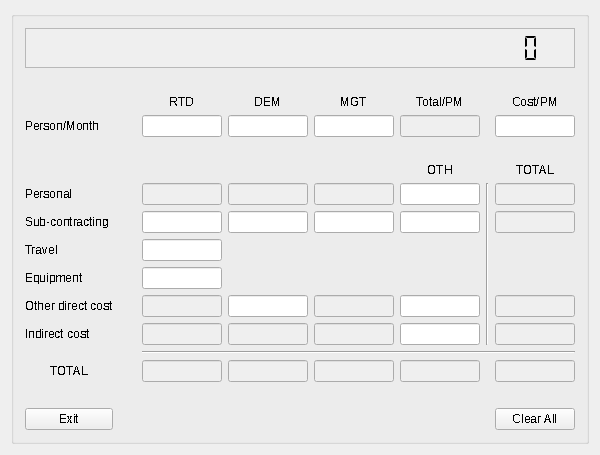
<?xml version="1.0" encoding="UTF-8"?>
<ui version="4.0">
 <class>MainWindow</class>
 <widget class="QMainWindow" name="MainWindow">
  <property name="windowModality">
   <enum>Qt::WindowModal</enum>
  </property>
  <property name="enabled">
   <bool>true</bool>
  </property>
  <property name="geometry">
   <rect>
    <x>0</x>
    <y>0</y>
    <width>600</width>
    <height>455</height>
   </rect>
  </property>
  <property name="sizePolicy">
   <sizepolicy hsizetype="Fixed" vsizetype="Fixed">
    <horstretch>0</horstretch>
    <verstretch>0</verstretch>
   </sizepolicy>
  </property>
  <property name="minimumSize">
   <size>
    <width>600</width>
    <height>430</height>
   </size>
  </property>
  <property name="maximumSize">
   <size>
    <width>600</width>
    <height>455</height>
   </size>
  </property>
  <property name="baseSize">
   <size>
    <width>0</width>
    <height>0</height>
   </size>
  </property>
  <property name="font">
   <font>
    <weight>50</weight>
    <italic>false</italic>
    <bold>false</bold>
    <underline>false</underline>
    <strikeout>false</strikeout>
    <kerning>true</kerning>
   </font>
  </property>
  <property name="windowTitle">
   <string>MainWindow</string>
  </property>
  <property name="tabShape">
   <enum>QTabWidget::Triangular</enum>
  </property>
  <property name="dockNestingEnabled">
   <bool>false</bool>
  </property>
  <property name="dockOptions">
   <set>QMainWindow::AllowTabbedDocks|QMainWindow::AnimatedDocks</set>
  </property>
  <property name="unifiedTitleAndToolBarOnMac">
   <bool>false</bool>
  </property>
  <widget class="QWidget" name="centralWidget">
   <layout class="QGridLayout" name="gridLayout_5">
    <item row="1" column="0">
     <widget class="QGroupBox" name="groupBox_2">
      <property name="sizePolicy">
       <sizepolicy hsizetype="Minimum" vsizetype="Minimum">
        <horstretch>0</horstretch>
        <verstretch>0</verstretch>
       </sizepolicy>
      </property>
      <property name="font">
       <font>
        <stylestrategy>NoAntialias</stylestrategy>
       </font>
      </property>
      <property name="autoFillBackground">
       <bool>true</bool>
      </property>
      <property name="title">
       <string/>
      </property>
      <layout class="QGridLayout" name="gridLayout">
       <item row="10" column="6" rowspan="6">
        <widget class="Line" name="line_2">
         <property name="orientation">
          <enum>Qt::Vertical</enum>
         </property>
        </widget>
       </item>
       <item row="4" column="7">
        <widget class="QLabel" name="label_26">
         <property name="sizePolicy">
          <sizepolicy hsizetype="Fixed" vsizetype="Fixed">
           <horstretch>0</horstretch>
           <verstretch>0</verstretch>
          </sizepolicy>
         </property>
         <property name="maximumSize">
          <size>
           <width>80</width>
           <height>16777215</height>
          </size>
         </property>
         <property name="frameShape">
          <enum>QFrame::NoFrame</enum>
         </property>
         <property name="text">
          <string>Cost/PM</string>
         </property>
         <property name="alignment">
          <set>Qt::AlignCenter</set>
         </property>
        </widget>
       </item>
       <item row="2" column="0" colspan="8">
        <widget class="QLCDNumber" name="fund_lcdn">
         <property name="sizePolicy">
          <sizepolicy hsizetype="Minimum" vsizetype="Fixed">
           <horstretch>0</horstretch>
           <verstretch>0</verstretch>
          </sizepolicy>
         </property>
         <property name="minimumSize">
          <size>
           <width>0</width>
           <height>40</height>
          </size>
         </property>
         <property name="sizeIncrement">
          <size>
           <width>0</width>
           <height>0</height>
          </size>
         </property>
         <property name="font">
          <font>
           <weight>50</weight>
           <bold>false</bold>
           <stylestrategy>NoAntialias</stylestrategy>
          </font>
         </property>
         <property name="cursor">
          <cursorShape>IBeamCursor</cursorShape>
         </property>
         <property name="autoFillBackground">
          <bool>true</bool>
         </property>
         <property name="frameShape">
          <enum>QFrame::StyledPanel</enum>
         </property>
         <property name="smallDecimalPoint">
          <bool>true</bool>
         </property>
         <property name="digitCount">
          <number>30</number>
         </property>
         <property name="segmentStyle">
          <enum>QLCDNumber::Flat</enum>
         </property>
         <property name="intValue" stdset="0">
          <number>0</number>
         </property>
        </widget>
       </item>
       <item row="5" column="0">
        <widget class="QLabel" name="label_3">
         <property name="sizePolicy">
          <sizepolicy hsizetype="Fixed" vsizetype="Fixed">
           <horstretch>0</horstretch>
           <verstretch>0</verstretch>
          </sizepolicy>
         </property>
         <property name="maximumSize">
          <size>
           <width>120</width>
           <height>16777215</height>
          </size>
         </property>
         <property name="text">
          <string>Person/Month</string>
         </property>
        </widget>
       </item>
       <item row="12" column="0">
        <widget class="QLabel" name="label_18">
         <property name="sizePolicy">
          <sizepolicy hsizetype="Fixed" vsizetype="Fixed">
           <horstretch>0</horstretch>
           <verstretch>0</verstretch>
          </sizepolicy>
         </property>
         <property name="maximumSize">
          <size>
           <width>110</width>
           <height>16777215</height>
          </size>
         </property>
         <property name="text">
          <string>Travel</string>
         </property>
        </widget>
       </item>
       <item row="21" column="0">
        <widget class="QPushButton" name="exitBtn">
         <property name="sizePolicy">
          <sizepolicy hsizetype="Fixed" vsizetype="Fixed">
           <horstretch>0</horstretch>
           <verstretch>0</verstretch>
          </sizepolicy>
         </property>
         <property name="maximumSize">
          <size>
           <width>110</width>
           <height>16777215</height>
          </size>
         </property>
         <property name="text">
          <string>Exit</string>
         </property>
         <property name="autoDefault">
          <bool>true</bool>
         </property>
         <property name="default">
          <bool>false</bool>
         </property>
         <property name="flat">
          <bool>false</bool>
         </property>
        </widget>
       </item>
       <item row="13" column="0">
        <widget class="QLabel" name="label_20">
         <property name="sizePolicy">
          <sizepolicy hsizetype="Fixed" vsizetype="Fixed">
           <horstretch>0</horstretch>
           <verstretch>0</verstretch>
          </sizepolicy>
         </property>
         <property name="maximumSize">
          <size>
           <width>110</width>
           <height>16777215</height>
          </size>
         </property>
         <property name="text">
          <string>Equipment</string>
         </property>
        </widget>
       </item>
       <item row="14" column="0">
        <widget class="QLabel" name="label_10">
         <property name="sizePolicy">
          <sizepolicy hsizetype="Fixed" vsizetype="Fixed">
           <horstretch>0</horstretch>
           <verstretch>0</verstretch>
          </sizepolicy>
         </property>
         <property name="maximumSize">
          <size>
           <width>110</width>
           <height>16777215</height>
          </size>
         </property>
         <property name="text">
          <string>Other direct cost</string>
         </property>
        </widget>
       </item>
       <item row="15" column="0">
        <widget class="QLabel" name="label_11">
         <property name="sizePolicy">
          <sizepolicy hsizetype="Fixed" vsizetype="Fixed">
           <horstretch>0</horstretch>
           <verstretch>0</verstretch>
          </sizepolicy>
         </property>
         <property name="maximumSize">
          <size>
           <width>110</width>
           <height>16777215</height>
          </size>
         </property>
         <property name="text">
          <string>Indirect cost</string>
         </property>
        </widget>
       </item>
       <item row="21" column="7">
        <widget class="QPushButton" name="clearAll">
         <property name="sizePolicy">
          <sizepolicy hsizetype="Minimum" vsizetype="Fixed">
           <horstretch>0</horstretch>
           <verstretch>0</verstretch>
          </sizepolicy>
         </property>
         <property name="minimumSize">
          <size>
           <width>0</width>
           <height>0</height>
          </size>
         </property>
         <property name="maximumSize">
          <size>
           <width>80</width>
           <height>16777215</height>
          </size>
         </property>
         <property name="text">
          <string>Clear All</string>
         </property>
         <property name="autoDefault">
          <bool>true</bool>
         </property>
         <property name="default">
          <bool>false</bool>
         </property>
         <property name="flat">
          <bool>false</bool>
         </property>
        </widget>
       </item>
       <item row="11" column="0">
        <widget class="QLabel" name="label_9">
         <property name="sizePolicy">
          <sizepolicy hsizetype="Fixed" vsizetype="Fixed">
           <horstretch>0</horstretch>
           <verstretch>0</verstretch>
          </sizepolicy>
         </property>
         <property name="maximumSize">
          <size>
           <width>110</width>
           <height>16777215</height>
          </size>
         </property>
         <property name="text">
          <string>Sub-contracting</string>
         </property>
        </widget>
       </item>
       <item row="10" column="0">
        <widget class="QLabel" name="label_8">
         <property name="sizePolicy">
          <sizepolicy hsizetype="Fixed" vsizetype="Fixed">
           <horstretch>0</horstretch>
           <verstretch>0</verstretch>
          </sizepolicy>
         </property>
         <property name="maximumSize">
          <size>
           <width>110</width>
           <height>16777215</height>
          </size>
         </property>
         <property name="text">
          <string>Personal</string>
         </property>
        </widget>
       </item>
       <item row="19" column="0">
        <widget class="QLabel" name="label_22">
         <property name="sizePolicy">
          <sizepolicy hsizetype="Fixed" vsizetype="Fixed">
           <horstretch>0</horstretch>
           <verstretch>0</verstretch>
          </sizepolicy>
         </property>
         <property name="maximumSize">
          <size>
           <width>110</width>
           <height>16777215</height>
          </size>
         </property>
         <property name="frameShape">
          <enum>QFrame::NoFrame</enum>
         </property>
         <property name="text">
          <string>TOTAL</string>
         </property>
         <property name="alignment">
          <set>Qt::AlignCenter</set>
         </property>
        </widget>
       </item>
       <item row="15" column="7">
        <widget class="QLineEdit" name="indirectCost_total">
         <property name="enabled">
          <bool>false</bool>
         </property>
         <property name="sizePolicy">
          <sizepolicy hsizetype="Fixed" vsizetype="Fixed">
           <horstretch>0</horstretch>
           <verstretch>0</verstretch>
          </sizepolicy>
         </property>
         <property name="maximumSize">
          <size>
           <width>80</width>
           <height>16777215</height>
          </size>
         </property>
         <property name="alignment">
          <set>Qt::AlignRight|Qt::AlignTrailing|Qt::AlignVCenter</set>
         </property>
         <property name="readOnly">
          <bool>true</bool>
         </property>
        </widget>
       </item>
       <item row="12" column="2">
        <widget class="QLineEdit" name="travel">
         <property name="sizePolicy">
          <sizepolicy hsizetype="Fixed" vsizetype="Fixed">
           <horstretch>0</horstretch>
           <verstretch>0</verstretch>
          </sizepolicy>
         </property>
         <property name="maximumSize">
          <size>
           <width>80</width>
           <height>16777215</height>
          </size>
         </property>
         <property name="alignment">
          <set>Qt::AlignRight|Qt::AlignTrailing|Qt::AlignVCenter</set>
         </property>
        </widget>
       </item>
       <item row="19" column="5">
        <widget class="QLineEdit" name="oth_total">
         <property name="enabled">
          <bool>false</bool>
         </property>
         <property name="sizePolicy">
          <sizepolicy hsizetype="Fixed" vsizetype="Fixed">
           <horstretch>0</horstretch>
           <verstretch>0</verstretch>
          </sizepolicy>
         </property>
         <property name="maximumSize">
          <size>
           <width>80</width>
           <height>16777215</height>
          </size>
         </property>
         <property name="alignment">
          <set>Qt::AlignRight|Qt::AlignTrailing|Qt::AlignVCenter</set>
         </property>
         <property name="placeholderText">
          <string/>
         </property>
        </widget>
       </item>
       <item row="14" column="4">
        <widget class="QLineEdit" name="othDirectCost_mgt">
         <property name="enabled">
          <bool>false</bool>
         </property>
         <property name="sizePolicy">
          <sizepolicy hsizetype="Fixed" vsizetype="Fixed">
           <horstretch>0</horstretch>
           <verstretch>0</verstretch>
          </sizepolicy>
         </property>
         <property name="maximumSize">
          <size>
           <width>80</width>
           <height>16777215</height>
          </size>
         </property>
         <property name="alignment">
          <set>Qt::AlignRight|Qt::AlignTrailing|Qt::AlignVCenter</set>
         </property>
         <property name="readOnly">
          <bool>true</bool>
         </property>
        </widget>
       </item>
       <item row="13" column="2">
        <widget class="QLineEdit" name="equip">
         <property name="sizePolicy">
          <sizepolicy hsizetype="Fixed" vsizetype="Fixed">
           <horstretch>0</horstretch>
           <verstretch>0</verstretch>
          </sizepolicy>
         </property>
         <property name="maximumSize">
          <size>
           <width>80</width>
           <height>16777215</height>
          </size>
         </property>
         <property name="alignment">
          <set>Qt::AlignRight|Qt::AlignTrailing|Qt::AlignVCenter</set>
         </property>
        </widget>
       </item>
       <item row="15" column="3">
        <widget class="QLineEdit" name="indirectCost_dem">
         <property name="enabled">
          <bool>false</bool>
         </property>
         <property name="sizePolicy">
          <sizepolicy hsizetype="Fixed" vsizetype="Fixed">
           <horstretch>0</horstretch>
           <verstretch>0</verstretch>
          </sizepolicy>
         </property>
         <property name="maximumSize">
          <size>
           <width>80</width>
           <height>16777215</height>
          </size>
         </property>
         <property name="alignment">
          <set>Qt::AlignRight|Qt::AlignTrailing|Qt::AlignVCenter</set>
         </property>
        </widget>
       </item>
       <item row="19" column="3">
        <widget class="QLineEdit" name="dem_total">
         <property name="enabled">
          <bool>false</bool>
         </property>
         <property name="sizePolicy">
          <sizepolicy hsizetype="Fixed" vsizetype="Fixed">
           <horstretch>0</horstretch>
           <verstretch>0</verstretch>
          </sizepolicy>
         </property>
         <property name="maximumSize">
          <size>
           <width>80</width>
           <height>16777215</height>
          </size>
         </property>
         <property name="alignment">
          <set>Qt::AlignRight|Qt::AlignTrailing|Qt::AlignVCenter</set>
         </property>
        </widget>
       </item>
       <item row="14" column="3">
        <widget class="QLineEdit" name="othDirectCost_dem">
         <property name="enabled">
          <bool>true</bool>
         </property>
         <property name="sizePolicy">
          <sizepolicy hsizetype="Fixed" vsizetype="Fixed">
           <horstretch>0</horstretch>
           <verstretch>0</verstretch>
          </sizepolicy>
         </property>
         <property name="maximumSize">
          <size>
           <width>80</width>
           <height>16777215</height>
          </size>
         </property>
         <property name="alignment">
          <set>Qt::AlignRight|Qt::AlignTrailing|Qt::AlignVCenter</set>
         </property>
         <property name="readOnly">
          <bool>false</bool>
         </property>
        </widget>
       </item>
       <item row="5" column="3">
        <widget class="QLineEdit" name="dem_value">
         <property name="sizePolicy">
          <sizepolicy hsizetype="Fixed" vsizetype="Fixed">
           <horstretch>0</horstretch>
           <verstretch>0</verstretch>
          </sizepolicy>
         </property>
         <property name="maximumSize">
          <size>
           <width>80</width>
           <height>16777215</height>
          </size>
         </property>
         <property name="alignment">
          <set>Qt::AlignRight|Qt::AlignTrailing|Qt::AlignVCenter</set>
         </property>
        </widget>
       </item>
       <item row="14" column="2">
        <widget class="QLineEdit" name="othDirectCost_rtd">
         <property name="enabled">
          <bool>false</bool>
         </property>
         <property name="sizePolicy">
          <sizepolicy hsizetype="Fixed" vsizetype="Fixed">
           <horstretch>0</horstretch>
           <verstretch>0</verstretch>
          </sizepolicy>
         </property>
         <property name="maximumSize">
          <size>
           <width>80</width>
           <height>16777215</height>
          </size>
         </property>
         <property name="alignment">
          <set>Qt::AlignRight|Qt::AlignTrailing|Qt::AlignVCenter</set>
         </property>
        </widget>
       </item>
       <item row="9" column="5">
        <widget class="QLabel" name="label_28">
         <property name="sizePolicy">
          <sizepolicy hsizetype="Fixed" vsizetype="Fixed">
           <horstretch>0</horstretch>
           <verstretch>0</verstretch>
          </sizepolicy>
         </property>
         <property name="maximumSize">
          <size>
           <width>80</width>
           <height>16777215</height>
          </size>
         </property>
         <property name="frameShape">
          <enum>QFrame::NoFrame</enum>
         </property>
         <property name="text">
          <string>OTH</string>
         </property>
         <property name="alignment">
          <set>Qt::AlignCenter</set>
         </property>
        </widget>
       </item>
       <item row="11" column="2">
        <widget class="QLineEdit" name="subCon_rtd">
         <property name="sizePolicy">
          <sizepolicy hsizetype="Fixed" vsizetype="Fixed">
           <horstretch>0</horstretch>
           <verstretch>0</verstretch>
          </sizepolicy>
         </property>
         <property name="maximumSize">
          <size>
           <width>80</width>
           <height>16777215</height>
          </size>
         </property>
         <property name="alignment">
          <set>Qt::AlignRight|Qt::AlignTrailing|Qt::AlignVCenter</set>
         </property>
        </widget>
       </item>
       <item row="4" column="3">
        <widget class="QLabel" name="label_14">
         <property name="sizePolicy">
          <sizepolicy hsizetype="Fixed" vsizetype="Fixed">
           <horstretch>0</horstretch>
           <verstretch>0</verstretch>
          </sizepolicy>
         </property>
         <property name="maximumSize">
          <size>
           <width>80</width>
           <height>16777215</height>
          </size>
         </property>
         <property name="frameShape">
          <enum>QFrame::NoFrame</enum>
         </property>
         <property name="text">
          <string>DEM</string>
         </property>
         <property name="alignment">
          <set>Qt::AlignCenter</set>
         </property>
        </widget>
       </item>
       <item row="19" column="2">
        <widget class="QLineEdit" name="rtd_total">
         <property name="enabled">
          <bool>false</bool>
         </property>
         <property name="sizePolicy">
          <sizepolicy hsizetype="Fixed" vsizetype="Fixed">
           <horstretch>0</horstretch>
           <verstretch>0</verstretch>
          </sizepolicy>
         </property>
         <property name="maximumSize">
          <size>
           <width>80</width>
           <height>16777215</height>
          </size>
         </property>
         <property name="alignment">
          <set>Qt::AlignRight|Qt::AlignTrailing|Qt::AlignVCenter</set>
         </property>
        </widget>
       </item>
       <item row="10" column="2">
        <widget class="QLineEdit" name="persoanl_rtd">
         <property name="enabled">
          <bool>false</bool>
         </property>
         <property name="sizePolicy">
          <sizepolicy hsizetype="Fixed" vsizetype="Fixed">
           <horstretch>0</horstretch>
           <verstretch>0</verstretch>
          </sizepolicy>
         </property>
         <property name="maximumSize">
          <size>
           <width>80</width>
           <height>16777215</height>
          </size>
         </property>
         <property name="alignment">
          <set>Qt::AlignRight|Qt::AlignTrailing|Qt::AlignVCenter</set>
         </property>
         <property name="readOnly">
          <bool>true</bool>
         </property>
        </widget>
       </item>
       <item row="5" column="7">
        <widget class="QLineEdit" name="costPm_value">
         <property name="sizePolicy">
          <sizepolicy hsizetype="Fixed" vsizetype="Fixed">
           <horstretch>0</horstretch>
           <verstretch>0</verstretch>
          </sizepolicy>
         </property>
         <property name="minimumSize">
          <size>
           <width>0</width>
           <height>0</height>
          </size>
         </property>
         <property name="maximumSize">
          <size>
           <width>80</width>
           <height>16777215</height>
          </size>
         </property>
         <property name="alignment">
          <set>Qt::AlignRight|Qt::AlignTrailing|Qt::AlignVCenter</set>
         </property>
        </widget>
       </item>
       <item row="15" column="2">
        <widget class="QLineEdit" name="indirectCost_rtd">
         <property name="enabled">
          <bool>false</bool>
         </property>
         <property name="sizePolicy">
          <sizepolicy hsizetype="Fixed" vsizetype="Fixed">
           <horstretch>0</horstretch>
           <verstretch>0</verstretch>
          </sizepolicy>
         </property>
         <property name="maximumSize">
          <size>
           <width>80</width>
           <height>16777215</height>
          </size>
         </property>
         <property name="alignment">
          <set>Qt::AlignRight|Qt::AlignTrailing|Qt::AlignVCenter</set>
         </property>
        </widget>
       </item>
       <item row="11" column="3">
        <widget class="QLineEdit" name="subCon_dem">
         <property name="sizePolicy">
          <sizepolicy hsizetype="Fixed" vsizetype="Fixed">
           <horstretch>0</horstretch>
           <verstretch>0</verstretch>
          </sizepolicy>
         </property>
         <property name="maximumSize">
          <size>
           <width>80</width>
           <height>16777215</height>
          </size>
         </property>
         <property name="alignment">
          <set>Qt::AlignRight|Qt::AlignTrailing|Qt::AlignVCenter</set>
         </property>
        </widget>
       </item>
       <item row="5" column="2">
        <widget class="QLineEdit" name="rtd_value">
         <property name="sizePolicy">
          <sizepolicy hsizetype="Fixed" vsizetype="Fixed">
           <horstretch>0</horstretch>
           <verstretch>0</verstretch>
          </sizepolicy>
         </property>
         <property name="maximumSize">
          <size>
           <width>80</width>
           <height>16777215</height>
          </size>
         </property>
         <property name="alignment">
          <set>Qt::AlignRight|Qt::AlignTrailing|Qt::AlignVCenter</set>
         </property>
        </widget>
       </item>
       <item row="4" column="2">
        <widget class="QLabel" name="label_6">
         <property name="sizePolicy">
          <sizepolicy hsizetype="Fixed" vsizetype="Fixed">
           <horstretch>0</horstretch>
           <verstretch>0</verstretch>
          </sizepolicy>
         </property>
         <property name="maximumSize">
          <size>
           <width>80</width>
           <height>16777215</height>
          </size>
         </property>
         <property name="frameShape">
          <enum>QFrame::NoFrame</enum>
         </property>
         <property name="text">
          <string>RTD</string>
         </property>
         <property name="alignment">
          <set>Qt::AlignCenter</set>
         </property>
        </widget>
       </item>
       <item row="3" column="3">
        <widget class="QLabel" name="label_29">
         <property name="text">
          <string/>
         </property>
        </widget>
       </item>
       <item row="6" column="2">
        <widget class="QLabel" name="label_24">
         <property name="text">
          <string/>
         </property>
        </widget>
       </item>
       <item row="6" column="0">
        <widget class="QLabel" name="label_25">
         <property name="sizePolicy">
          <sizepolicy hsizetype="Preferred" vsizetype="Fixed">
           <horstretch>0</horstretch>
           <verstretch>0</verstretch>
          </sizepolicy>
         </property>
         <property name="text">
          <string/>
         </property>
        </widget>
       </item>
       <item row="9" column="7">
        <widget class="QLabel" name="label_21">
         <property name="sizePolicy">
          <sizepolicy hsizetype="Fixed" vsizetype="Fixed">
           <horstretch>0</horstretch>
           <verstretch>0</verstretch>
          </sizepolicy>
         </property>
         <property name="maximumSize">
          <size>
           <width>80</width>
           <height>16777215</height>
          </size>
         </property>
         <property name="frameShape">
          <enum>QFrame::NoFrame</enum>
         </property>
         <property name="text">
          <string>TOTAL</string>
         </property>
         <property name="alignment">
          <set>Qt::AlignCenter</set>
         </property>
        </widget>
       </item>
       <item row="4" column="5">
        <widget class="QLabel" name="label_27">
         <property name="sizePolicy">
          <sizepolicy hsizetype="Fixed" vsizetype="Fixed">
           <horstretch>0</horstretch>
           <verstretch>0</verstretch>
          </sizepolicy>
         </property>
         <property name="maximumSize">
          <size>
           <width>80</width>
           <height>16777215</height>
          </size>
         </property>
         <property name="frameShape">
          <enum>QFrame::NoFrame</enum>
         </property>
         <property name="text">
          <string>Total/PM</string>
         </property>
         <property name="alignment">
          <set>Qt::AlignCenter</set>
         </property>
        </widget>
       </item>
       <item row="11" column="5">
        <widget class="QLineEdit" name="subCon_oth">
         <property name="sizePolicy">
          <sizepolicy hsizetype="Fixed" vsizetype="Fixed">
           <horstretch>0</horstretch>
           <verstretch>0</verstretch>
          </sizepolicy>
         </property>
         <property name="maximumSize">
          <size>
           <width>80</width>
           <height>16777215</height>
          </size>
         </property>
         <property name="alignment">
          <set>Qt::AlignRight|Qt::AlignTrailing|Qt::AlignVCenter</set>
         </property>
         <property name="placeholderText">
          <string/>
         </property>
        </widget>
       </item>
       <item row="10" column="5">
        <widget class="QLineEdit" name="persoanl_oth">
         <property name="sizePolicy">
          <sizepolicy hsizetype="Fixed" vsizetype="Fixed">
           <horstretch>0</horstretch>
           <verstretch>0</verstretch>
          </sizepolicy>
         </property>
         <property name="maximumSize">
          <size>
           <width>80</width>
           <height>16777215</height>
          </size>
         </property>
         <property name="alignment">
          <set>Qt::AlignRight|Qt::AlignTrailing|Qt::AlignVCenter</set>
         </property>
         <property name="placeholderText">
          <string/>
         </property>
        </widget>
       </item>
       <item row="10" column="4">
        <widget class="QLineEdit" name="personal_mgt">
         <property name="enabled">
          <bool>false</bool>
         </property>
         <property name="sizePolicy">
          <sizepolicy hsizetype="Fixed" vsizetype="Fixed">
           <horstretch>0</horstretch>
           <verstretch>0</verstretch>
          </sizepolicy>
         </property>
         <property name="maximumSize">
          <size>
           <width>80</width>
           <height>16777215</height>
          </size>
         </property>
         <property name="alignment">
          <set>Qt::AlignRight|Qt::AlignTrailing|Qt::AlignVCenter</set>
         </property>
         <property name="readOnly">
          <bool>true</bool>
         </property>
        </widget>
       </item>
       <item row="10" column="7">
        <widget class="QLineEdit" name="persoanl_total">
         <property name="enabled">
          <bool>false</bool>
         </property>
         <property name="sizePolicy">
          <sizepolicy hsizetype="Fixed" vsizetype="Fixed">
           <horstretch>0</horstretch>
           <verstretch>0</verstretch>
          </sizepolicy>
         </property>
         <property name="maximumSize">
          <size>
           <width>80</width>
           <height>16777215</height>
          </size>
         </property>
         <property name="alignment">
          <set>Qt::AlignRight|Qt::AlignTrailing|Qt::AlignVCenter</set>
         </property>
         <property name="readOnly">
          <bool>true</bool>
         </property>
        </widget>
       </item>
       <item row="11" column="4">
        <widget class="QLineEdit" name="subCon_mgt">
         <property name="sizePolicy">
          <sizepolicy hsizetype="Fixed" vsizetype="Fixed">
           <horstretch>0</horstretch>
           <verstretch>0</verstretch>
          </sizepolicy>
         </property>
         <property name="maximumSize">
          <size>
           <width>80</width>
           <height>16777215</height>
          </size>
         </property>
         <property name="alignment">
          <set>Qt::AlignRight|Qt::AlignTrailing|Qt::AlignVCenter</set>
         </property>
        </widget>
       </item>
       <item row="5" column="5">
        <widget class="QLineEdit" name="totalPm_value">
         <property name="enabled">
          <bool>false</bool>
         </property>
         <property name="sizePolicy">
          <sizepolicy hsizetype="Fixed" vsizetype="Fixed">
           <horstretch>0</horstretch>
           <verstretch>0</verstretch>
          </sizepolicy>
         </property>
         <property name="minimumSize">
          <size>
           <width>0</width>
           <height>0</height>
          </size>
         </property>
         <property name="maximumSize">
          <size>
           <width>80</width>
           <height>16777215</height>
          </size>
         </property>
         <property name="alignment">
          <set>Qt::AlignRight|Qt::AlignTrailing|Qt::AlignVCenter</set>
         </property>
         <property name="readOnly">
          <bool>true</bool>
         </property>
        </widget>
       </item>
       <item row="19" column="7">
        <widget class="QLineEdit" name="fund_value">
         <property name="enabled">
          <bool>false</bool>
         </property>
         <property name="sizePolicy">
          <sizepolicy hsizetype="Fixed" vsizetype="Fixed">
           <horstretch>0</horstretch>
           <verstretch>0</verstretch>
          </sizepolicy>
         </property>
         <property name="maximumSize">
          <size>
           <width>80</width>
           <height>16777215</height>
          </size>
         </property>
         <property name="autoFillBackground">
          <bool>false</bool>
         </property>
         <property name="alignment">
          <set>Qt::AlignRight|Qt::AlignTrailing|Qt::AlignVCenter</set>
         </property>
         <property name="readOnly">
          <bool>true</bool>
         </property>
        </widget>
       </item>
       <item row="10" column="3">
        <widget class="QLineEdit" name="persoanl_dem">
         <property name="enabled">
          <bool>false</bool>
         </property>
         <property name="sizePolicy">
          <sizepolicy hsizetype="Fixed" vsizetype="Fixed">
           <horstretch>0</horstretch>
           <verstretch>0</verstretch>
          </sizepolicy>
         </property>
         <property name="maximumSize">
          <size>
           <width>80</width>
           <height>16777215</height>
          </size>
         </property>
         <property name="alignment">
          <set>Qt::AlignRight|Qt::AlignTrailing|Qt::AlignVCenter</set>
         </property>
         <property name="readOnly">
          <bool>true</bool>
         </property>
        </widget>
       </item>
       <item row="5" column="4">
        <widget class="QLineEdit" name="mgt_value">
         <property name="sizePolicy">
          <sizepolicy hsizetype="Fixed" vsizetype="Fixed">
           <horstretch>0</horstretch>
           <verstretch>0</verstretch>
          </sizepolicy>
         </property>
         <property name="maximumSize">
          <size>
           <width>80</width>
           <height>16777215</height>
          </size>
         </property>
         <property name="alignment">
          <set>Qt::AlignRight|Qt::AlignTrailing|Qt::AlignVCenter</set>
         </property>
        </widget>
       </item>
       <item row="11" column="7">
        <widget class="QLineEdit" name="subCon_total">
         <property name="enabled">
          <bool>false</bool>
         </property>
         <property name="sizePolicy">
          <sizepolicy hsizetype="Fixed" vsizetype="Fixed">
           <horstretch>0</horstretch>
           <verstretch>0</verstretch>
          </sizepolicy>
         </property>
         <property name="maximumSize">
          <size>
           <width>80</width>
           <height>16777215</height>
          </size>
         </property>
         <property name="alignment">
          <set>Qt::AlignRight|Qt::AlignTrailing|Qt::AlignVCenter</set>
         </property>
         <property name="readOnly">
          <bool>true</bool>
         </property>
        </widget>
       </item>
       <item row="14" column="5">
        <widget class="QLineEdit" name="othDirectCost_oth">
         <property name="sizePolicy">
          <sizepolicy hsizetype="Fixed" vsizetype="Fixed">
           <horstretch>0</horstretch>
           <verstretch>0</verstretch>
          </sizepolicy>
         </property>
         <property name="maximumSize">
          <size>
           <width>80</width>
           <height>16777215</height>
          </size>
         </property>
         <property name="alignment">
          <set>Qt::AlignRight|Qt::AlignTrailing|Qt::AlignVCenter</set>
         </property>
         <property name="placeholderText">
          <string/>
         </property>
        </widget>
       </item>
       <item row="15" column="5">
        <widget class="QLineEdit" name="indirectCost_oth">
         <property name="sizePolicy">
          <sizepolicy hsizetype="Fixed" vsizetype="Fixed">
           <horstretch>0</horstretch>
           <verstretch>0</verstretch>
          </sizepolicy>
         </property>
         <property name="maximumSize">
          <size>
           <width>80</width>
           <height>16777215</height>
          </size>
         </property>
         <property name="alignment">
          <set>Qt::AlignRight|Qt::AlignTrailing|Qt::AlignVCenter</set>
         </property>
         <property name="placeholderText">
          <string/>
         </property>
        </widget>
       </item>
       <item row="15" column="4">
        <widget class="QLineEdit" name="indirectCost_mgt">
         <property name="enabled">
          <bool>false</bool>
         </property>
         <property name="sizePolicy">
          <sizepolicy hsizetype="Fixed" vsizetype="Fixed">
           <horstretch>0</horstretch>
           <verstretch>0</verstretch>
          </sizepolicy>
         </property>
         <property name="maximumSize">
          <size>
           <width>80</width>
           <height>16777215</height>
          </size>
         </property>
         <property name="alignment">
          <set>Qt::AlignRight|Qt::AlignTrailing|Qt::AlignVCenter</set>
         </property>
        </widget>
       </item>
       <item row="19" column="4">
        <widget class="QLineEdit" name="mgt_total">
         <property name="enabled">
          <bool>false</bool>
         </property>
         <property name="sizePolicy">
          <sizepolicy hsizetype="Fixed" vsizetype="Fixed">
           <horstretch>0</horstretch>
           <verstretch>0</verstretch>
          </sizepolicy>
         </property>
         <property name="maximumSize">
          <size>
           <width>80</width>
           <height>16777215</height>
          </size>
         </property>
         <property name="alignment">
          <set>Qt::AlignRight|Qt::AlignTrailing|Qt::AlignVCenter</set>
         </property>
        </widget>
       </item>
       <item row="4" column="4">
        <widget class="QLabel" name="label_19">
         <property name="sizePolicy">
          <sizepolicy hsizetype="Fixed" vsizetype="Fixed">
           <horstretch>0</horstretch>
           <verstretch>0</verstretch>
          </sizepolicy>
         </property>
         <property name="maximumSize">
          <size>
           <width>80</width>
           <height>16777215</height>
          </size>
         </property>
         <property name="frameShape">
          <enum>QFrame::NoFrame</enum>
         </property>
         <property name="text">
          <string>MGT</string>
         </property>
         <property name="alignment">
          <set>Qt::AlignCenter</set>
         </property>
        </widget>
       </item>
       <item row="14" column="7">
        <widget class="QLineEdit" name="othDirectCost_total">
         <property name="enabled">
          <bool>false</bool>
         </property>
         <property name="sizePolicy">
          <sizepolicy hsizetype="Fixed" vsizetype="Fixed">
           <horstretch>0</horstretch>
           <verstretch>0</verstretch>
          </sizepolicy>
         </property>
         <property name="maximumSize">
          <size>
           <width>80</width>
           <height>16777215</height>
          </size>
         </property>
         <property name="alignment">
          <set>Qt::AlignRight|Qt::AlignTrailing|Qt::AlignVCenter</set>
         </property>
         <property name="readOnly">
          <bool>true</bool>
         </property>
        </widget>
       </item>
       <item row="18" column="2" colspan="6">
        <widget class="Line" name="line">
         <property name="orientation">
          <enum>Qt::Horizontal</enum>
         </property>
        </widget>
       </item>
       <item row="21" column="3" colspan="3">
        <widget class="QLabel" name="label">
         <property name="text">
          <string/>
         </property>
        </widget>
       </item>
       <item row="20" column="0">
        <widget class="QLabel" name="label_2">
         <property name="text">
          <string/>
         </property>
        </widget>
       </item>
      </layout>
     </widget>
    </item>
   </layout>
  </widget>
 </widget>
 <layoutdefault spacing="6" margin="11"/>
 <tabstops>
  <tabstop>rtd_value</tabstop>
  <tabstop>dem_value</tabstop>
  <tabstop>mgt_value</tabstop>
  <tabstop>costPm_value</tabstop>
  <tabstop>persoanl_oth</tabstop>
  <tabstop>subCon_rtd</tabstop>
  <tabstop>subCon_dem</tabstop>
  <tabstop>subCon_mgt</tabstop>
  <tabstop>subCon_oth</tabstop>
  <tabstop>travel</tabstop>
  <tabstop>equip</tabstop>
  <tabstop>othDirectCost_dem</tabstop>
  <tabstop>othDirectCost_oth</tabstop>
  <tabstop>indirectCost_oth</tabstop>
  <tabstop>indirectCost_mgt</tabstop>
  <tabstop>othDirectCost_mgt</tabstop>
  <tabstop>subCon_total</tabstop>
  <tabstop>persoanl_rtd</tabstop>
  <tabstop>persoanl_total</tabstop>
  <tabstop>persoanl_dem</tabstop>
  <tabstop>othDirectCost_rtd</tabstop>
  <tabstop>indirectCost_total</tabstop>
  <tabstop>indirectCost_dem</tabstop>
  <tabstop>indirectCost_rtd</tabstop>
  <tabstop>personal_mgt</tabstop>
  <tabstop>rtd_total</tabstop>
  <tabstop>othDirectCost_total</tabstop>
  <tabstop>dem_total</tabstop>
  <tabstop>mgt_total</tabstop>
  <tabstop>oth_total</tabstop>
  <tabstop>totalPm_value</tabstop>
  <tabstop>fund_value</tabstop>
 </tabstops>
 <resources/>
 <connections/>
</ui>
